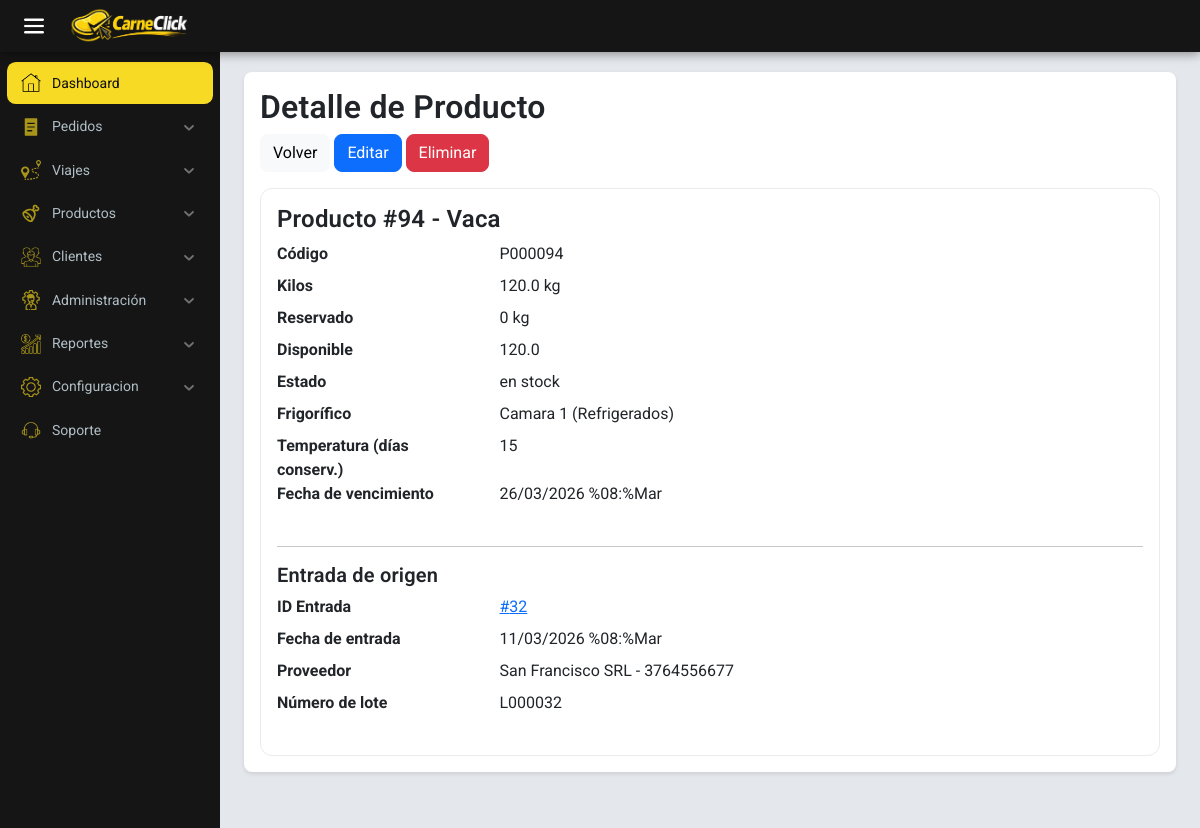
Page /encargado/stock/ver/94/ (signed in) on the earlier database version.
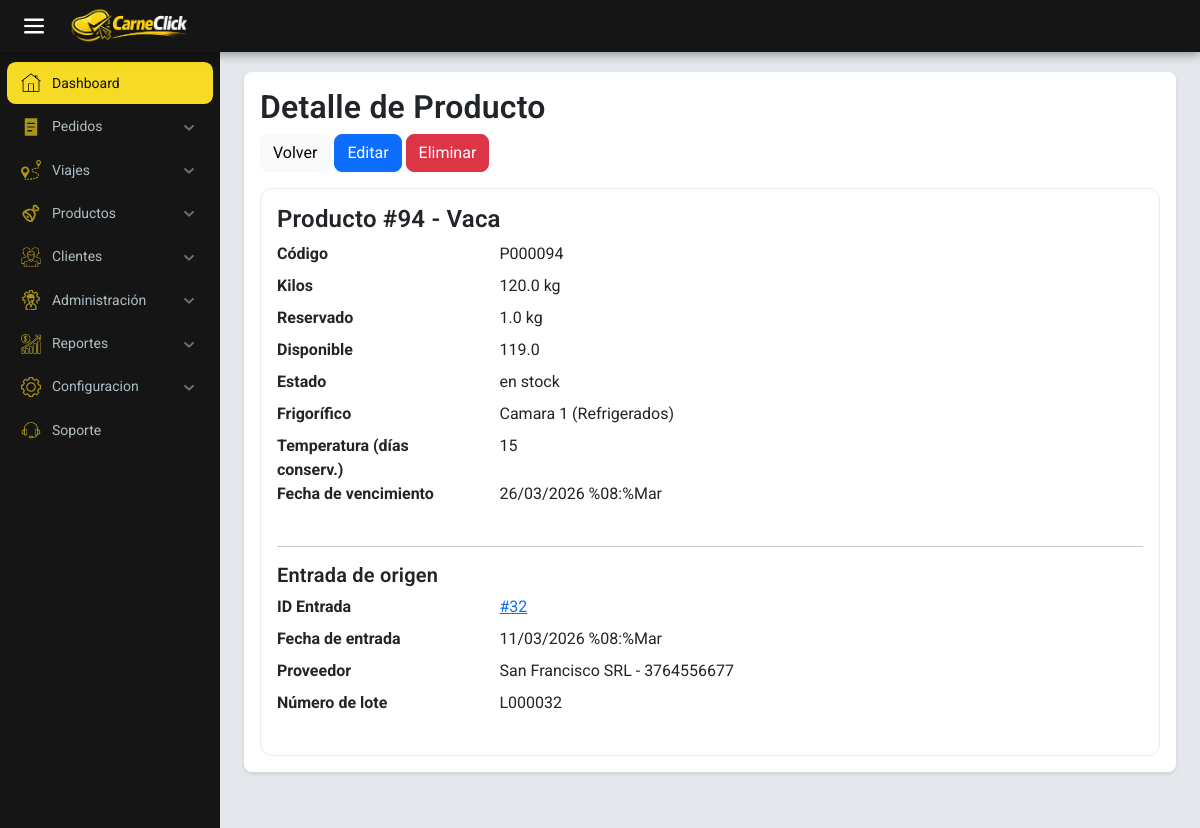
Same page on the later database version.
### encargado/models.py (models this page shows, shortened)
class Productos(models.Model):
    ESTADOS = [
        ('en stock', 'En stock'),
        ('preparado', 'preparado'),
        ('de viaje', 'De viaje'),
        ('entregado', 'Entregado'),
    ]
    nombre = models.ForeignKey(Cortes, on_delete=models.CASCADE)
    kilos = models.FloatField()
    cantidad = models.PositiveIntegerField(default=1)
    reserved_kilos = models.FloatField(default=0)
    codigo = models.CharField(
        max_length=20, unique=True, blank=True, null=True)
    fecha_entrada = models.ForeignKey(Entrada, on_delete=models.RESTRICT)
    temperatura = models.ForeignKey(
        Tipo_frigorifico, on_delete=models.CASCADE, default=1)
    frigorificop = models.ForeignKey(Frigorifico, on_delete=models.RESTRICT)
    estado = models.CharField(
        max_length=15,
        choices=ESTADOS,
        default='en stock'
    )
    history = HistoricalRecords()
    def fecha_vencimiento(self):
        fecha = self.fecha_entrada.fecha
        dias = self.temperatura.dias
        return fecha + timedelta(days=dias)
    def available_kilos(self):
        try:
            return max(0.0, float(self.kilos or 0) - float(self.reserved_kilos or 0))
        except Exception:
            return float(self.kilos or 0)

class Cortes(models.Model):
    nombre = models.CharField(max_length=100)
    def __str__(self):
        return self.nombre

class Frigorifico(models.Model):
    nombre = models.CharField(max_length=200)
    capacidad = models.FloatField()
    def __str__(self):
        return self.nombre

class Tipo_frigorifico(models.Model):
    nombre = models.CharField(max_length=100)
    dias = models.IntegerField(default=0)

### encargado/views.py (the view)
# urls.py: path('stock/ver/<int:pk>/', views.ver_producto, name='ver_producto'),
@group_required('Encargado')
def ver_producto(request, pk):
    producto = get_object_or_404(
        Productos.objects.select_related(
            'fecha_entrada__proveedor', 'nombre', 'frigorificop', 'temperatura'),
        pk=pk
    )
    try:
        fecha_venc = producto.fecha_vencimiento()
    except Exception:
        fecha_venc = None
    entrada = producto.fecha_entrada
    context = {
        'producto': producto,
        'entrada': entrada,
        'proveedor': getattr(entrada, 'proveedor', None),
        'fecha_vencimiento': fecha_venc,
    }
    return render(request, 'html/productos/producto_detalle.html', context)

### carneclick/context_processors.py (called while the page is built)
def client_info(request):
    cliente = None
    comercio_nombre = ''
    try:
        if request.user and request.user.is_authenticated:
            from encargado.models import Cliente as ClienteModel
            cliente = ClienteModel.objects.filter(
                user=request.user).select_related('comercio').first()
            if cliente and getattr(cliente, 'comercio', None):
                comercio_nombre = cliente.comercio.nombre
    except Exception:
        cliente = None
        comercio_nombre = ''
    return {
        'cliente_obj': cliente,
        'comercio_nombre': comercio_nombre,
    }

### encargado/templates/html/productos/producto_detalle.html (shortened to what this page needs)
{% extends "base_encargado.html" %}
{% load static %}
{% block head %}
<link rel="stylesheet" href="{% static 'encargado/css/stock.css' %}">
{% endblock %}
{% block content %}
<div class="menu_encargado">
  <div class="main-header">
    <h2>Detalle de Producto</h2>
    <div class="mb-3">
      <a href="{% url 'encargado:ver_todos_productos' %}" class="btn btn-light">Volver</a>
      <a href="{% url 'encargado:editar_producto' producto.id %}" class="btn btn-primary">Editar</a>
      <a href="{% url 'encargado:eliminar_producto' producto.id %}" class="btn btn-danger">Eliminar</a>
    </div>
  </div>
  <div class="card p-3">
    <h4>Producto #{{ producto.id }} - {{ producto.nombre }}</h4>
    <dl class="row">
      <dt class="col-sm-3">Código</dt>
      <dd class="col-sm-9">{{ producto.codigo|default:"-" }}</dd>
      <dt class="col-sm-3">Kilos</dt>
      <dd class="col-sm-9">{{ producto.kilos }} kg</dd>
      <dt class="col-sm-3">Reservado</dt>
      <dd class="col-sm-9">{{ producto.reserved_kilos|default:0 }} kg</dd>
      <dt class="col-sm-3">Disponible</dt>
      <dd class="col-sm-9">{{ producto.available_kilos|default:0 }}</dd>
      <dt class="col-sm-3">Estado</dt>
      <dd class="col-sm-9">{{ producto.estado }}</dd>
      <dt class="col-sm-3">Frigorífico</dt>
      <dd class="col-sm-9">{{ producto.frigorificop }}</dd>
      <dt class="col-sm-3">Temperatura (días conserv.)</dt>
      <dd class="col-sm-9">{{ producto.temperatura.dias }}</dd>
      <dt class="col-sm-3">Fecha de vencimiento</dt>
      <dd class="col-sm-9">{% if fecha_vencimiento %}{{ fecha_vencimiento|date:"d/m/Y %H:%M" }}{% else %}-{% endif %}</dd>
    </dl>
    <hr>
    <h5>Entrada de origen</h5>
    {% if entrada %}
      <dl class="row">
        <dt class="col-sm-3">ID Entrada</dt>
        <dd class="col-sm-9"><a href="{% url 'encargado:entrada_detalle' entrada.id %}">#{{ entrada.id }}</a></dd>
        <dt class="col-sm-3">Fecha de entrada</dt>
        <dd class="col-sm-9">{% if entrada.fecha %}{{ entrada.fecha|date:"d/m/Y %H:%M" }}{% else %}-{% endif %}</dd>
        <dt class="col-sm-3">Proveedor</dt>
        <dd class="col-sm-9">{% if proveedor %}{{ proveedor.nombre }} - {{ proveedor.telefono }}{% else %}-{% endif %}</dd>
        <dt class="col-sm-3">Número de lote</dt>
        <dd class="col-sm-9">{{ entrada.numero_lote|default:"-" }}</dd>
      </dl>
    {% else %}
      <p>No hay información de entrada asociada.</p>
    {% endif %}
  </div>
</div>
{% endblock %}

Differences in the rows shown:
changed Productos "en stock": reserved_kilos "0" → "1.0"; available_kilos "120.0" → "119.0"
